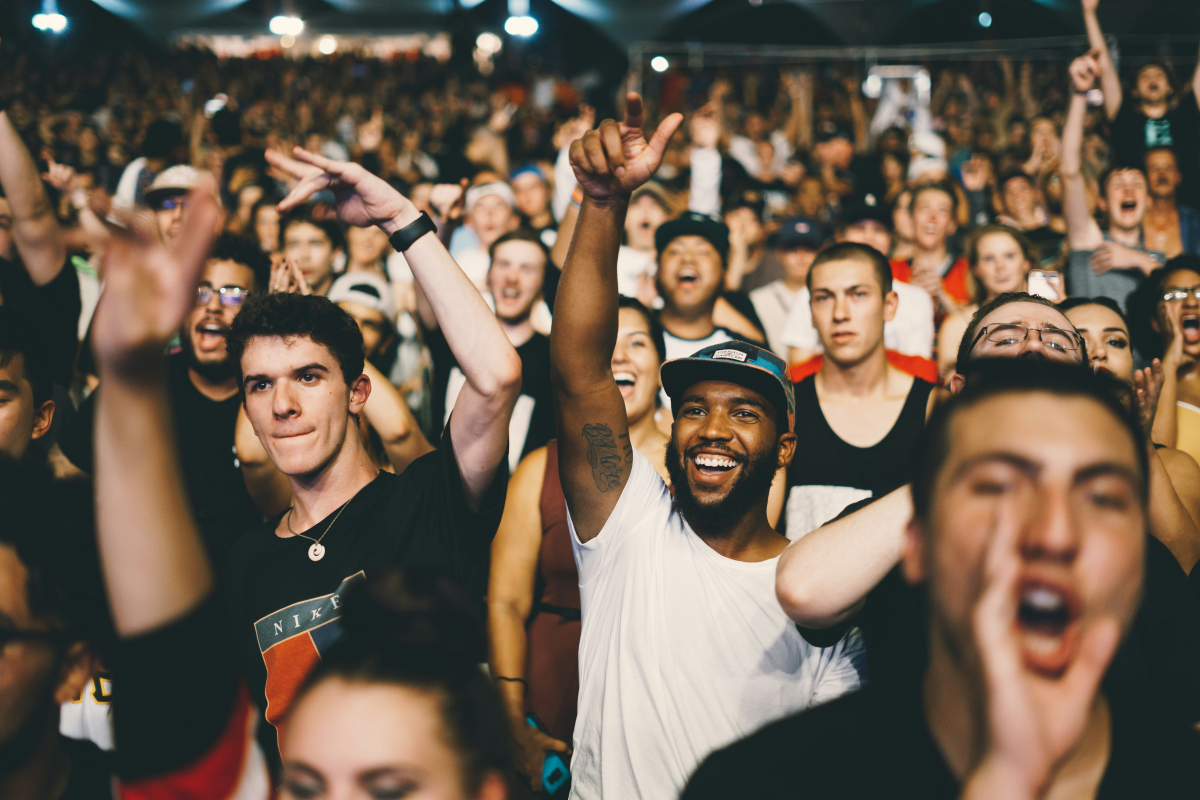
#> input picture pic4.jpg, 6000 x 4000 px (shown at 1/5 size)
$ python 14histogramCopy.py
#> lines starting #> are read from the running program, lines starting #| are printed output that depends on the picture; after the words box and inside, x2 and y2 are one past the last pixel; in counts of white or black regions, pixels touching at a corner belong together
import cv2 as cv
import numpy as np
import matplotlib.pyplot as plt

image1=cv.imread('pic4.jpg')
#> image1 is the input picture: shape (4000, 6000, 3); mean B, G, R 79.4, 94.4, 110.5
image=cv.resize(image1,(800,500),interpolation=cv.INTER_CUBIC)
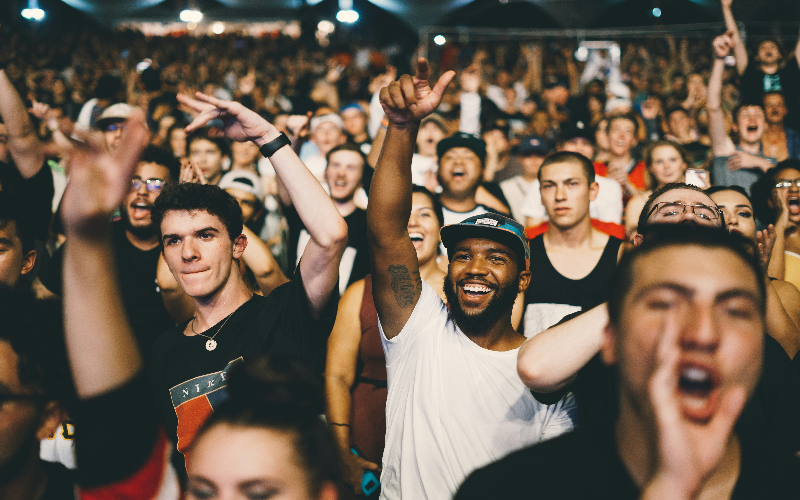
#> image: shape (500, 800, 3); mean B, G, R 79.4, 94.4, 110.5
cv.imshow('Image',image)

gray=cv.cvtColor(image,cv.COLOR_BGR2GRAY)
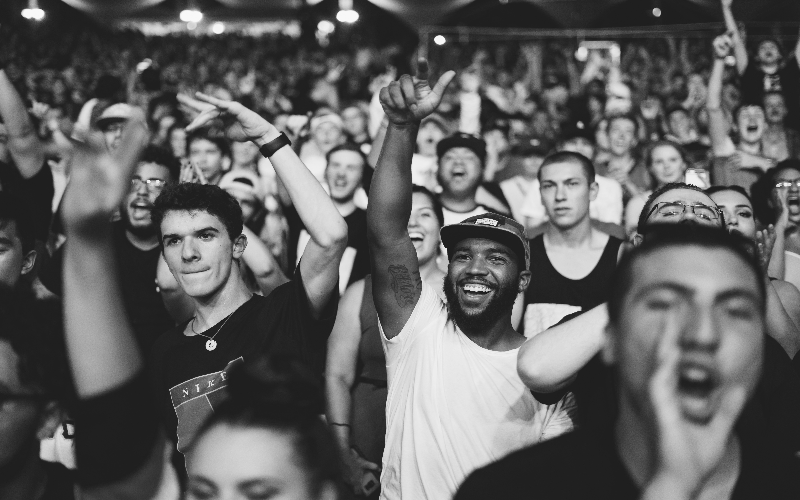
#> gray: shape (500, 800); min 21, max 249, mean 97.4
blank=np.zeros(image.shape[:2],dtype='uint8')
circle=cv.circle(blank,(image.shape[1]//2,image.shape[0]//2),(200),(255,0,0),-1)
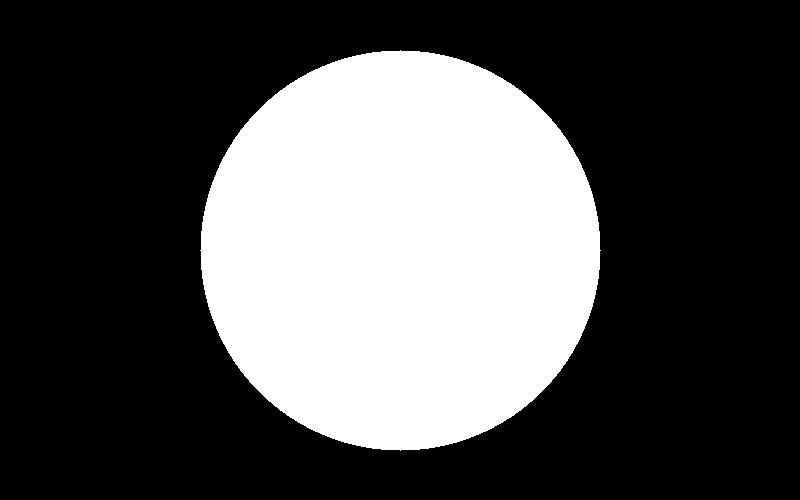
#> blank: shape (500, 800); 31.4% white; 1 white region, box (x1, y1, x2, y2) and area: (200, 50, 601, 451) 125629
cv.imshow('circle',circle)
mask=cv.bitwise_and(gray,gray,mask=circle)
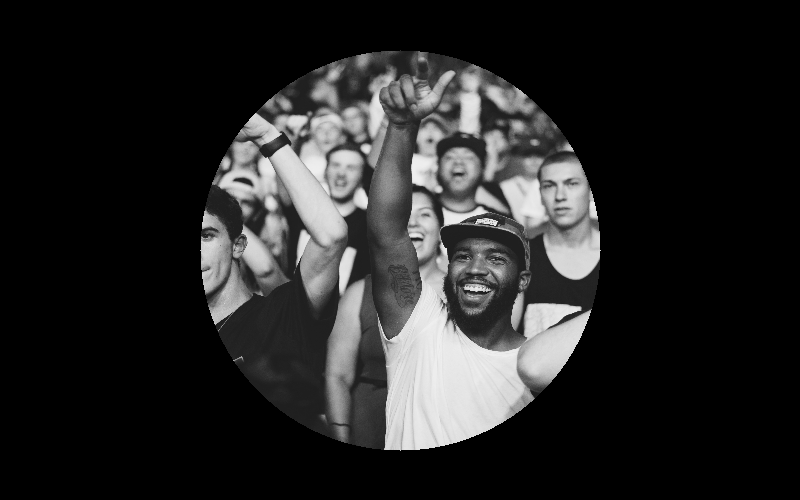
#> mask: shape (500, 800); min 0, max 239, mean 38.3
cv.imshow('mask',mask)
gray_hist=cv.calcHist([image],[0],mask,[256],[0,256])
#> gray_hist = 256 values, max 7079 at index 36, min 0 at index 0, mean 490.7
plt.figure()
plt.xlabel('bins')
plt.ylabel('# of pixels')
plt.xlim([0,256])
plt.title('Histogram')
plt.plot(gray_hist)
plt.show()
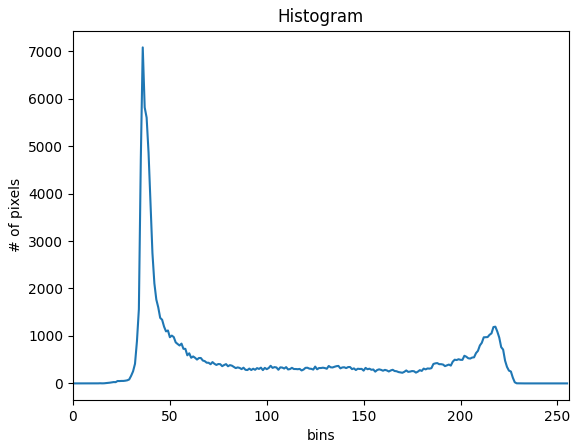
#> figure drawn by matplotlib, 1 panel; curve peaks at x = 36, y = 7079
cv.waitKey(0)

$ run again, with cv1.jpg copied over pic4.jpg
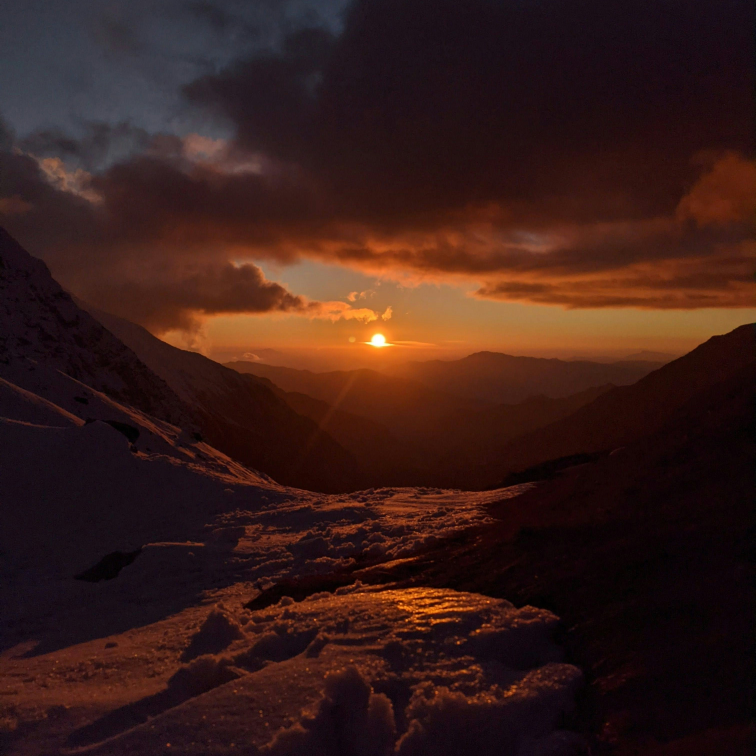
#> input picture cv1.jpg, 3024 x 3024 px (shown at 1/4 size)
#> image1 is the input picture: shape (3024, 3024, 3); mean B, G, R 24.3, 29, 56.3
#> blank: shape (500, 800); 31.4% white; 1 white region, box (x1, y1, x2, y2) and area: (200, 50, 601, 451) 125629
#> `mask=cv.bitwise_and(gray,gray,mask=circle)`:
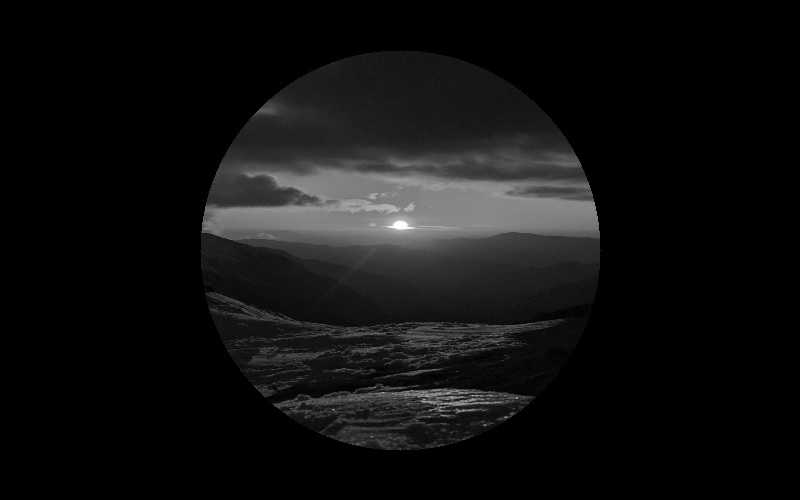
#> mask: shape (500, 800); min 0, max 255, mean 16.3
#> gray_hist = 256 values, max 4953 at index 22, min 0 at index 107, mean 490.7
#> `plt.show()`:
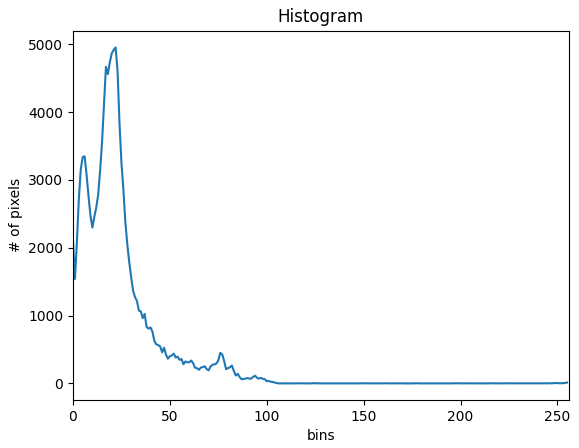
#> figure drawn by matplotlib, 1 panel; curve peaks at x = 22, y = 4953

$ run again, with tripimage.jpg copied over pic4.jpg
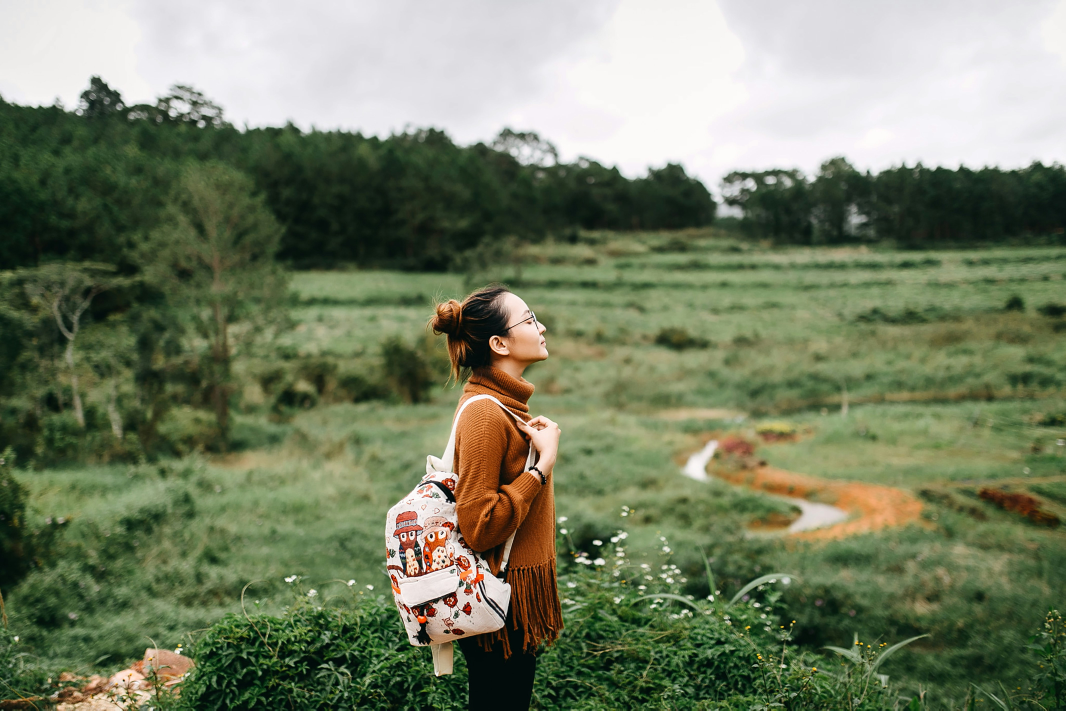
#> input picture tripimage.jpg, 4263 x 2841 px (shown at 1/4 size)
#> image1 is the input picture: shape (2841, 4263, 3); mean B, G, R 100.2, 126.9, 117.7
#> blank: shape (500, 800); 31.4% white; 1 white region, box (x1, y1, x2, y2) and area: (200, 50, 601, 451) 125629
#> `mask=cv.bitwise_and(gray,gray,mask=circle)`:
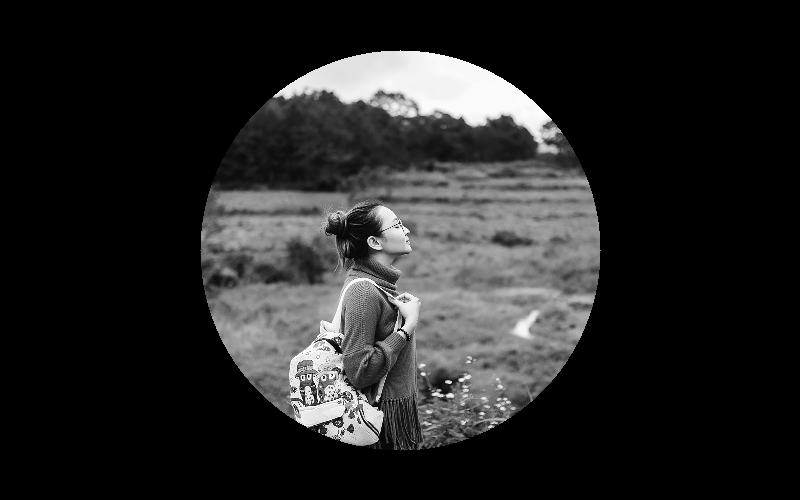
#> mask: shape (500, 800); min 0, max 255, mean 37.3
#> gray_hist = 256 values, max 2646 at index 248, min 23 at index 254, mean 490.7
#> `plt.show()`:
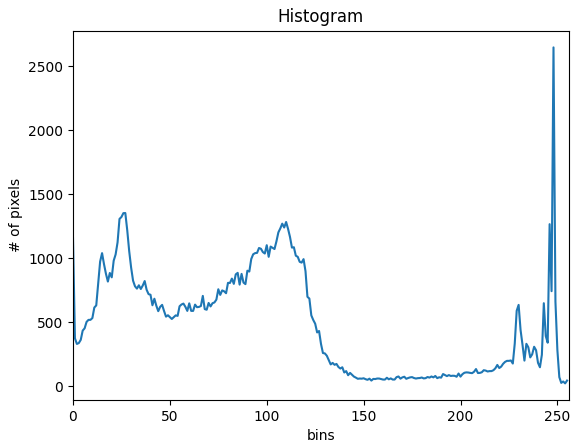
#> figure drawn by matplotlib, 1 panel; curve peaks at x = 248, y = 2646

$ run again, with pic.png saved as pic4.jpg
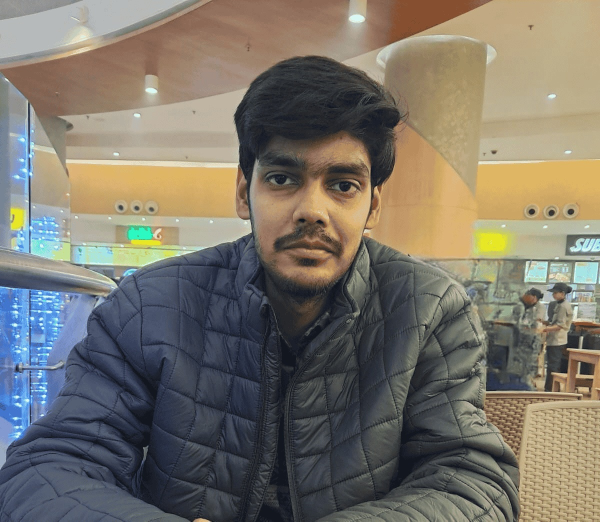
#> input picture pic.png, 1200 x 1043 px (shown at 1/2 size)
#> image1 is the input picture: shape (1043, 1200, 3); mean B, G, R 105.7, 116.4, 121.9
#> blank: shape (500, 800); 31.4% white; 1 white region, box (x1, y1, x2, y2) and area: (200, 50, 601, 451) 125629
#> `mask=cv.bitwise_and(gray,gray,mask=circle)`:
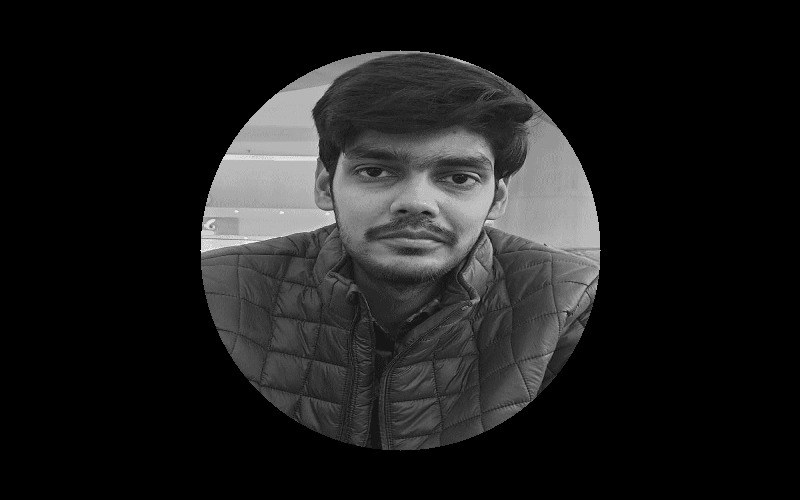
#> mask: shape (500, 800); min 0, max 247, mean 28.4
#> gray_hist = 256 values, max 2238 at index 43, min 0 at index 0, mean 490.7
#> `plt.show()`:
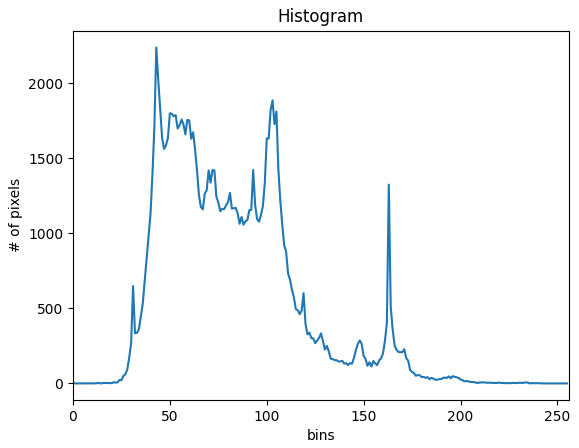
#> figure drawn by matplotlib, 1 panel; curve peaks at x = 43, y = 2238
